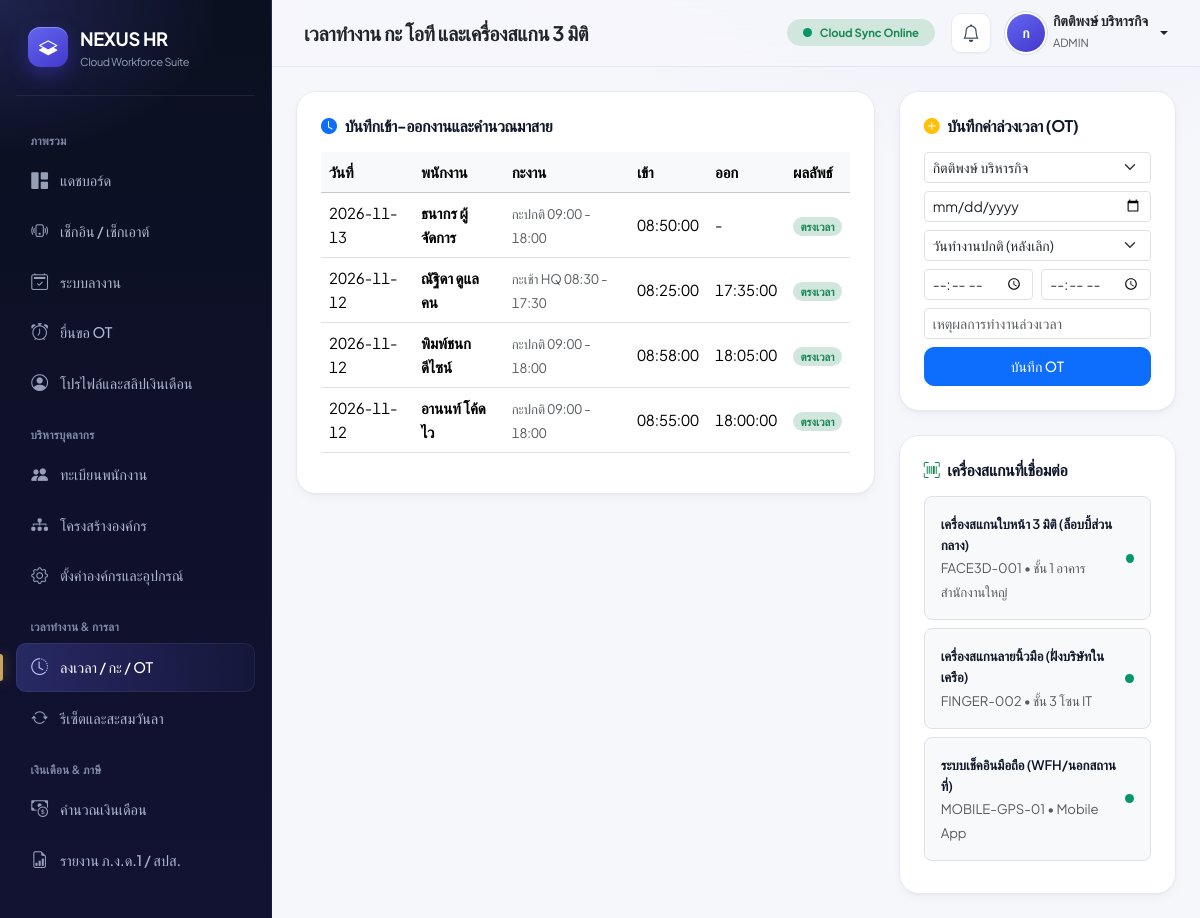
The page /modules/attendance/attendance.php (signed in) on the database its author committed.
### tables this page shows
CREATE TABLE attendance_devices (
    id INT AUTO_INCREMENT PRIMARY KEY COMMENT 'รหัสอุปกรณ์ (PK)',
    company_id INT NULL COMMENT 'รหัสบริษัท (NULL = ใช้ร่วมกันในออฟฟิศ)',
    device_sn VARCHAR(100) UNIQUE NOT NULL COMMENT 'Serial Number',
    device_name VARCHAR(100) NOT NULL COMMENT 'ชื่อเครื่อง',
    device_type ENUM('face_3d', 'fingerprint', 'mobile_gps') NOT NULL COMMENT 'ประเภทเครื่อง',
    location VARCHAR(150) NULL COMMENT 'จุดติดตั้ง',
    api_token VARCHAR(255) NOT NULL COMMENT 'API Token',
    status TINYINT(1) NOT NULL DEFAULT 1 COMMENT 'สถานะใช้งาน (1=ใช้งาน, 0=เลิกใช้)',
    FOREIGN KEY (company_id) REFERENCES companies(company_id) ON DELETE SET NULL
);

### includes/ot_calculation.php (called while the page is built, shortened)
<?php
function getOtTypeLabels(): array
{
    return [
        'workday_post' => 'วันทำงานปกติ (หลังเลิก)',
        'workday_pre'  => 'วันทำงานปกติ (ก่อนเวลา)',
        'holiday'      => 'วันหยุด',
    ];
}

### modules/attendance/attendance.php (the view, shortened to what this page needs)
<?php
    require_once __DIR__ . '/../../includes/auth.php';
    require_once ROOT_PATH . '/includes/ot_calculation.php';
    $records = $pdo->query("SELECT DATE(a.scan_time) AS work_date, e.first_name, e.last_name,
        MIN(CASE WHEN a.scan_type = 'check_in' THEN TIME(a.scan_time) END) AS time_in,
        MAX(CASE WHEN a.scan_type = 'check_out' THEN TIME(a.scan_time) END) AS time_out,
        s.shift_name, s.start_time AS shift_start, s.late_grace_minutes
        FROM attendance_logs a JOIN employees e ON a.employee_id = e.id
        LEFT JOIN employee_shifts es ON e.id = es.employee_id AND es.status = 1
        LEFT JOIN shifts s ON es.shift_id = s.id AND s.status = 1
        GROUP BY DATE(a.scan_time), e.id, s.id ORDER BY work_date DESC LIMIT 30")->fetchAll();
    $devices = $pdo->query("SELECT * FROM attendance_devices WHERE status = 1")->fetchAll();
    $emps    = $pdo->query("SELECT id, first_name, last_name FROM employees WHERE status = 1 AND employment_status IN ('active', 'probation')")->fetchAll();
    include ROOT_PATH . '/includes/layout_top.php';
?>
<div class="row g-4">
    <div class="col-lg-8 animate-up delay-1">
        <div class="glass-card p-4">
            <h6 class="fw-bold mb-3"><i class="bi bi-clock-fill text-primary me-2"></i>บันทึกเข้า-ออกงานและคำนวณมาสาย</h6>
            <div class="table-responsive">
                <table class="table table-hover align-middle">
                    <thead class="table-light"><tr><th>วันที่</th><th>พนักงาน</th><th>กะงาน</th><th>เข้า</th><th>ออก</th><th>ผลลัพธ์</th></tr></thead>
                    <tbody>
                    <?php foreach ($records as $r):
                            $late = 0;
                    ?>
                        <tr>
                            <td><?php echo $r['work_date'] ?></td>
                            <td class="fw-semibold"><?php echo htmlspecialchars($r['first_name'].' '.$r['last_name']) ?></td>
                            <td><small class="text-muted"><?php echo htmlspecialchars($r['shift_name'] ?? '-') ?></small></td>
                            <td><?php echo $r['time_in'] ?? '-' ?></td>
                            <td><?php echo $r['time_out'] ?? '-' ?></td>
                            <td><?php echo $late > 0 ? "<span class='badge bg-danger-subtle text-danger rounded-pill'>สาย {$late} นาที</span>" : "<span class='badge bg-success-subtle text-success rounded-pill'>ตรงเวลา</span>" ?></td>
                        </tr>
                    <?php endforeach; ?>
                    </tbody>
                </table>
            </div>
        </div>
    </div>
    <div class="col-lg-4 animate-up delay-2">
        <div class="glass-card p-4 mb-4">
            <h6 class="fw-bold mb-3"><i class="bi bi-plus-circle-fill text-warning me-2"></i>บันทึกค่าล่วงเวลา (OT)</h6>
            <form method="POST" class="row g-2">
                <div class="col-12"><select name="employee_id" class="form-select form-select-sm" required><?php foreach ($emps as $em) {
                                                                                                          echo "<option value='".htmlspecialchars($em['id'], ENT_QUOTES, 'UTF-8')."'>".htmlspecialchars($em['first_name'].' '.$em['last_name'])."</option>";
                                                                                                  }
                                                                                                  ?></select></div>
                <div class="col-12"><input type="date" name="ot_date" class="form-control form-control-sm" required></div>
                <div class="col-12"><select name="ot_type" id="adminOtType" class="form-select form-select-sm" required><?php foreach (getOtTypeLabels() as $type => $label): ?><option value="<?php echo htmlspecialchars($type) ?>"><?php echo htmlspecialchars($label) ?></option><?php endforeach; ?></select></div>
                <div class="col-6"><input type="time" name="start_time" id="adminOtStart" class="form-control form-control-sm" required></div>
                <div class="col-6"><input type="time" name="end_time" id="adminOtEnd" class="form-control form-control-sm" required></div>
                <div class="col-12"><input type="text" name="reason" placeholder="เหตุผลการทำงานล่วงเวลา" class="form-control form-control-sm"></div>
                <div class="col-12"><button type="submit" name="add_ot" class="btn btn-primary btn-modern w-100 btn-sm">บันทึก OT</button></div>
            </form>
        </div>
        <div class="glass-card p-4">
            <h6 class="fw-bold mb-3"><i class="bi bi-upc-scan text-success me-2"></i>เครื่องสแกนที่เชื่อมต่อ</h6>
            <?php foreach ($devices as $dv): ?>
                <div class="p-3 rounded-3 bg-light mb-2 border d-flex justify-content-between align-items-center">
                    <div>
                        <div class="fw-semibold small"><?php echo htmlspecialchars($dv['device_name']) ?></div>
                        <small class="text-muted"><?php echo $dv['device_sn'] ?> • <?php echo htmlspecialchars($dv['location']) ?></small>
                    </div>
                    <span class="pulse-dot"></span>
                </div>
            <?php endforeach; ?>
        </div>
    </div>
</div>
<?php include ROOT_PATH . '/includes/layout_bottom.php'; ?>

### assets/css/style.css (style rules this page uses)
:root { --primary: #4338ca; --primary-light: #6366f1; --primary-soft: #eef0ff; --secondary: #0891b2; --accent: #059669; --gold: #c9a45c; --bg-body: #f6f7fb; --surface: #ffffff; --surface-muted: #fafbfd; --sidebar-bg: #0b1020; --sidebar-width: 272px; --ink: #0f172a; --ink-2: #334155; --ink-3: #64748b; --line: #e7eaf2; --line-strong: #d6dbe8; --radius-lg: 20px; --radius-md: 14px; --radius-sm: 10px; --card-radius: var(--radius-lg); --shadow-xs: 0 1px 2px rgba(15, 23, 42, 0.04); --shadow-sm: 0 1px 2px rgba(15, 23, 42, 0.04), 0 4px 12px -2px rgba(15, 23, 42, 0.05); --shadow-md: 0 2px 4px rgba(15, 23, 42, 0.04), 0 12px 28px -8px rgba(15, 23, 42, 0.10); --shadow-lg: 0 4px 8px rgba(15, 23, 42, 0.04), 0 24px 48px -12px rgba(67, 56, 202, 0.18); --ease-fluid: cubic-bezier(0.22, 1, 0.36, 1); }
* { box-sizing: border-box; }
html { -webkit-text-size-adjust: 100%; }
body { font-family: 'Plus Jakarta Sans', 'IBM Plex Sans Thai', sans-serif; font-size: 0.94rem; line-height: 1.6; letter-spacing: -0.005em; background: radial-gradient(900px 420px at 85% -10%, rgba(99, 102, 241, 0.07), transparent 60%), var(--bg-body); background-attachment: fixed; color: var(--ink); overflow-x: hidden; -webkit-font-smoothing: antialiased; text-rendering: optimizeLegibility; }
.dashboard-kpi-card, table, .notification-copy small { font-variant-numeric: tabular-nums; }
h1, h2, h3, h4, h5, h6 { color: var(--ink); font-weight: 700; letter-spacing: -0.02em; line-height: 1.25; }
* { scrollbar-width: thin; scrollbar-color: #cbd2e1 transparent; }
.animate-up { animation: fadeInUp 0.6s var(--ease-fluid) both; }
.delay-1 { animation-delay: 0.06s; }
.delay-2 { animation-delay: 0.12s; }
.glass-card { background: var(--surface); border: 1px solid var(--line); border-radius: var(--card-radius); box-shadow: var(--shadow-sm); transition: transform 0.35s var(--ease-fluid), box-shadow 0.35s var(--ease-fluid), border-color 0.35s ease; }
.pulse-dot { width: 9px; height: 9px; border-radius: 50%; background: var(--accent); display: inline-block; animation: pulseRing 2.4s infinite; }
.btn-modern { border-radius: var(--radius-sm); font-weight: 500; padding: 0.52rem 1.15rem; transition: transform 0.2s var(--ease-fluid), box-shadow 0.2s var(--ease-fluid), background-color 0.2s ease; }

### rows shown on the page
attendance_devices: device_name "เครื่องสแกนใบหน้า 3 มิติ (ล็อบบี้ส่วนกลาง)", device_sn "FACE3D-001", location "ชั้น 1 อาคารสำนักงานใหญ่"
attendance_devices: device_name "เครื่องสแกนลายนิ้วมือ (ฝั่งบริษัทในเครือ)", device_sn "FINGER-002", location "ชั้น 3 โซน IT"
attendance_devices: device_name "ระบบเช็คอินมือถือ (WFH/นอกสถานที่)", device_sn "MOBILE-GPS-01", location "Mobile App"

### other values the page prints
$pageTitle "เวลาทำงาน กะ โอที และเครื่องสแกน 3 มิติ"
mb_substr($_SESSION['full_name'] ?? 'U', 0, 1) "ก"
$_SESSION['full_name'] "กิตติพงษ์ บริหารกิจ"
$_SESSION['role'] "ADMIN"
$r['work_date'] "2026-11-13"
$r['first_name'].' '.$r['last_name'] "ธนากร ผู้จัดการ"
$r['shift_name'] "กะปกติ 09:00 - 18:00"
$r['time_in'] "08:50:00"
$r['time_out'] "-"
$r['work_date'] "2026-11-12"
$r['first_name'].' '.$r['last_name'] "ณัฐิดา ดูแลคน"
$r['shift_name'] "กะเช้า HQ 08:30 - 17:30"
$r['time_in'] "08:25:00"
$r['time_out'] "17:35:00"
$r['first_name'].' '.$r['last_name'] "พิมพ์ชนก ดีไซน์"
